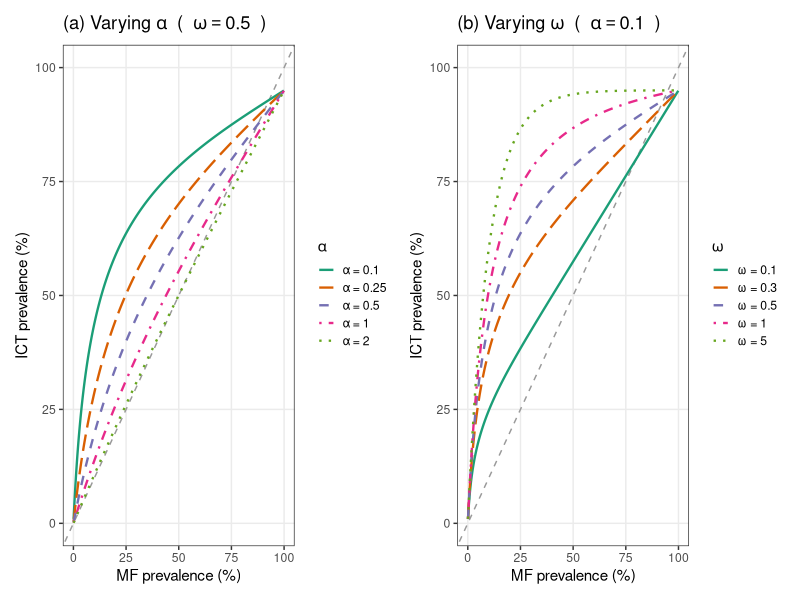
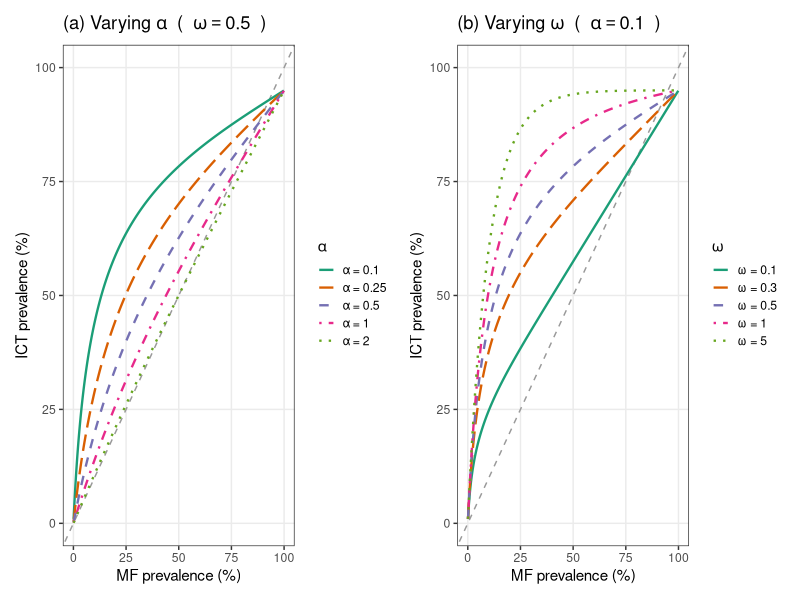

These charts were generated, in order, by the following R code:
# =============================================================================
# Functional relationship between MF and antigen (ICT) prevalence
#
# p_mf  = 1 - [omega / (omega + mu*(1-exp(-alpha)))]^omega
# p_ict = gamma * {1 - [omega / (omega + mu)]^omega}
#
# The explicit curve p_ict = g(p_mf) is obtained by eliminating mu:
#   mu = omega * [(1 - p_mf)^(-1/omega) - 1] / (1 - exp(-alpha))
#
# Parameters varied:
#   alpha  — per-worm MF detection rate (controls MF sensitivity vs antigen)
#   omega  — NB aggregation (controls shape of the curve)
#   gamma  — ICT test sensitivity (fixed at 0.95)
# =============================================================================
library(ggplot2)
library(dplyr)
library(patchwork)

gamma_sens <- 0.95   # fixed ICT sensitivity

# Vectorised curve function: given p_mf, omega, alpha, gamma -> p_ict
g_curve <- function(p_mf, omega, alpha, gamma = gamma_sens) {
  # invert eq (prob_gr_zero) to get mu
  mu <- omega * ((1 - p_mf)^(-1 / omega) - 1) / (1 - exp(-alpha))
  # antigen prevalence from eq (pict)
  gamma * (1 - (omega / (omega + mu))^omega)
}

# Grid of p_mf values
p_mf_seq <- seq(0.001, 0.999, length.out = 500)

theme_paper <- theme_bw(base_size = 11) +
  theme(panel.grid.minor = element_blank(),
        strip.background = element_blank(),
        legend.key.size  = unit(0.45, "cm"))

# =============================================================================
# PANEL A — vary alpha, fix omega
# alpha controls how readily MF are detected per worm.
# Large alpha: MF test almost as sensitive as antigen -> curve close to diagonal
# Small alpha: MF test misses many infected hosts -> curve bows above diagonal
# =============================================================================
omega_fixed <- 0.5
alphas      <- c(0.1, 0.25, 0.5, 1.0, 2.0)
alpha_labels <- paste0("alpha == ", alphas)

df_a <- expand.grid(p_mf = p_mf_seq, alpha = alphas) |>
  mutate(p_ict  = g_curve(p_mf, omega = omega_fixed, alpha = alpha),
         alpha_f = factor(alpha, levels = alphas,
                          labels = paste0("\u03b1 = ", alphas)))

p_a <- ggplot(df_a, aes(x = p_mf * 100, y = p_ict * 100,
                        colour = alpha_f, linetype = alpha_f)) +
  geom_abline(slope = 1, intercept = 0,
              colour = "grey60", linetype = "dashed", linewidth = 0.5) +
  geom_line(linewidth = 0.8) +
  scale_colour_brewer(palette = "Dark2", name = expression(alpha)) +
  scale_linetype_manual(values = c("solid","longdash","dashed","dotdash","dotted"),
                        name = expression(alpha)) +
  scale_x_continuous(limits = c(0, 100)) +
  scale_y_continuous(limits = c(0, 100)) +
  labs(x     = "MF prevalence (%)",
       y     = "ICT prevalence (%)",
       title = bquote("(a) Varying " * alpha * "  (  " * omega == .(omega_fixed) * "  )")) +
  theme_paper +
  theme(legend.position = "right")

# =============================================================================
# PANEL B — vary omega, fix alpha
# omega controls worm burden aggregation.
# Small omega: highly aggregated -> a few heavily infected hosts drive both
#              diagnostics, strong nonlinearity in the curve
# Large omega: less aggregated (near Poisson) -> more linear relationship
# =============================================================================
alpha_fixed <- 0.1
omegas      <- c(0.1, 0.3, 0.5, 1.0, 5.0)

df_b <- expand.grid(p_mf = p_mf_seq, omega = omegas) |>
  mutate(p_ict  = g_curve(p_mf, omega = omega, alpha = alpha_fixed),
         omega_f = factor(omega, levels = omegas,
                          labels = paste0("\u03c9 = ", omegas)))

p_b <- ggplot(df_b, aes(x = p_mf * 100, y = p_ict * 100,
                        colour = omega_f, linetype = omega_f)) +
  geom_abline(slope = 1, intercept = 0,
              colour = "grey60", linetype = "dashed", linewidth = 0.5) +
  geom_line(linewidth = 0.8) +
  scale_colour_brewer(palette = "Dark2", name = expression(omega)) +
  scale_linetype_manual(values = c("solid","longdash","dashed","dotdash","dotted"),
                        name = expression(omega)) +
  scale_x_continuous(limits = c(0, 100)) +
  scale_y_continuous(limits = c(0, 100)) +
  labs(x     = "MF prevalence (%)",
       y     = "ICT prevalence (%)",
       title = bquote("(b) Varying " * omega * "  (  " * alpha == .(alpha_fixed) * "  )")) +
  theme_paper +
  theme(legend.position = "right")

# =============================================================================
# Combine and save
# =============================================================================
combined <- p_a | p_b

ggsave("diagnostic_curves.pdf",
       plot   = combined,
       width  = 10, height = 4.5,
       device = cairo_pdf)

ggsave("diagnostic_curves.png",
       plot   = combined,
       width  = 10, height = 4.5, dpi = 300)

cat("Saved diagnostic_curves.pdf / .png\n")
cat(sprintf("gamma (ICT sensitivity) fixed at %.2f\n", gamma_sens))
